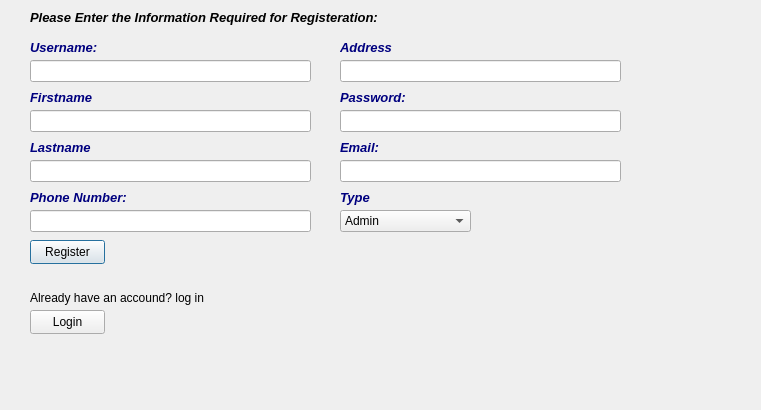
<?xml version="1.0" encoding="UTF-8"?>
<ui version="4.0">
 <class>Register</class>
 <widget class="QDialog" name="Register">
  <property name="geometry">
   <rect>
    <x>0</x>
    <y>0</y>
    <width>761</width>
    <height>410</height>
   </rect>
  </property>
  <property name="windowTitle">
   <string>Dialog</string>
  </property>
  <widget class="QLabel" name="label_information">
   <property name="geometry">
    <rect>
     <x>30</x>
     <y>10</y>
     <width>431</width>
     <height>16</height>
    </rect>
   </property>
   <property name="text">
    <string>&lt;html&gt;&lt;head/&gt;&lt;body&gt;&lt;p&gt;&lt;span style=&quot; font-size:10pt; font-weight:700; font-style:italic; color:#000000;&quot;&gt;Please Enter the Information Required for Registeration:&lt;/span&gt;&lt;/p&gt;&lt;/body&gt;&lt;/html&gt;</string>
   </property>
  </widget>
  <widget class="QLabel" name="label__R_username">
   <property name="geometry">
    <rect>
     <x>30</x>
     <y>40</y>
     <width>271</width>
     <height>16</height>
    </rect>
   </property>
   <property name="text">
    <string>&lt;html&gt;&lt;head/&gt;&lt;body&gt;&lt;p&gt;&lt;span style=&quot; font-size:10pt; font-weight:700; font-style:italic; color:#00007f;&quot;&gt;Username:&lt;/span&gt;&lt;/p&gt;&lt;/body&gt;&lt;/html&gt;</string>
   </property>
  </widget>
  <widget class="QLabel" name="label__R_password">
   <property name="geometry">
    <rect>
     <x>340</x>
     <y>90</y>
     <width>281</width>
     <height>16</height>
    </rect>
   </property>
   <property name="text">
    <string>&lt;html&gt;&lt;head/&gt;&lt;body&gt;&lt;p&gt;&lt;span style=&quot; font-size:10pt; font-weight:700; font-style:italic; color:#00007f;&quot;&gt;Password:&lt;/span&gt;&lt;/p&gt;&lt;/body&gt;&lt;/html&gt;</string>
   </property>
  </widget>
  <widget class="QLabel" name="label__R_email">
   <property name="geometry">
    <rect>
     <x>340</x>
     <y>140</y>
     <width>281</width>
     <height>16</height>
    </rect>
   </property>
   <property name="text">
    <string>&lt;html&gt;&lt;head/&gt;&lt;body&gt;&lt;p&gt;&lt;span style=&quot; font-size:10pt; font-weight:700; font-style:italic; color:#00007f;&quot;&gt;Email:&lt;/span&gt;&lt;/p&gt;&lt;/body&gt;&lt;/html&gt;</string>
   </property>
  </widget>
  <widget class="QLineEdit" name="lineEdit_R_password">
   <property name="geometry">
    <rect>
     <x>340</x>
     <y>110</y>
     <width>281</width>
     <height>22</height>
    </rect>
   </property>
   <property name="echoMode">
    <enum>QLineEdit::EchoMode::Password</enum>
   </property>
  </widget>
  <widget class="QLineEdit" name="lineEdit__R_username">
   <property name="geometry">
    <rect>
     <x>30</x>
     <y>60</y>
     <width>281</width>
     <height>22</height>
    </rect>
   </property>
   <property name="echoMode">
    <enum>QLineEdit::EchoMode::Normal</enum>
   </property>
  </widget>
  <widget class="QLineEdit" name="lineEdit__R_email">
   <property name="geometry">
    <rect>
     <x>340</x>
     <y>160</y>
     <width>281</width>
     <height>22</height>
    </rect>
   </property>
  </widget>
  <widget class="QPushButton" name="pushButton_register">
   <property name="geometry">
    <rect>
     <x>30</x>
     <y>240</y>
     <width>75</width>
     <height>24</height>
    </rect>
   </property>
   <property name="text">
    <string>Register</string>
   </property>
  </widget>
  <widget class="QLineEdit" name="lineEdit__R_phone">
   <property name="geometry">
    <rect>
     <x>30</x>
     <y>210</y>
     <width>281</width>
     <height>22</height>
    </rect>
   </property>
  </widget>
  <widget class="QLabel" name="label__R_email_2">
   <property name="geometry">
    <rect>
     <x>30</x>
     <y>190</y>
     <width>271</width>
     <height>16</height>
    </rect>
   </property>
   <property name="text">
    <string>&lt;html&gt;&lt;head/&gt;&lt;body&gt;&lt;p&gt;&lt;span style=&quot; font-size:10pt; font-weight:700; font-style:italic; color:#00007f;&quot;&gt;Phone Number:&lt;/span&gt;&lt;/p&gt;&lt;/body&gt;&lt;/html&gt;</string>
   </property>
  </widget>
  <widget class="QLineEdit" name="lineEdit__R_address">
   <property name="geometry">
    <rect>
     <x>340</x>
     <y>60</y>
     <width>281</width>
     <height>22</height>
    </rect>
   </property>
   <property name="echoMode">
    <enum>QLineEdit::EchoMode::Normal</enum>
   </property>
  </widget>
  <widget class="QLabel" name="label__R_username_2">
   <property name="geometry">
    <rect>
     <x>340</x>
     <y>40</y>
     <width>271</width>
     <height>16</height>
    </rect>
   </property>
   <property name="text">
    <string>&lt;html&gt;&lt;head/&gt;&lt;body&gt;&lt;p&gt;&lt;span style=&quot; font-size:10pt; font-weight:700; font-style:italic; color:#00007f;&quot;&gt;Address&lt;/span&gt;&lt;/p&gt;&lt;/body&gt;&lt;/html&gt;</string>
   </property>
  </widget>
  <widget class="QLineEdit" name="lineEdit__R_firstname">
   <property name="geometry">
    <rect>
     <x>30</x>
     <y>110</y>
     <width>281</width>
     <height>22</height>
    </rect>
   </property>
   <property name="echoMode">
    <enum>QLineEdit::EchoMode::Normal</enum>
   </property>
  </widget>
  <widget class="QLabel" name="label__R_username_3">
   <property name="geometry">
    <rect>
     <x>30</x>
     <y>90</y>
     <width>271</width>
     <height>16</height>
    </rect>
   </property>
   <property name="text">
    <string>&lt;html&gt;&lt;head/&gt;&lt;body&gt;&lt;p&gt;&lt;span style=&quot; font-size:10pt; font-weight:700; font-style:italic; color:#00007f;&quot;&gt;Firstname&lt;/span&gt;&lt;/p&gt;&lt;/body&gt;&lt;/html&gt;</string>
   </property>
  </widget>
  <widget class="QLineEdit" name="lineEdit__R_lastname">
   <property name="geometry">
    <rect>
     <x>30</x>
     <y>160</y>
     <width>281</width>
     <height>22</height>
    </rect>
   </property>
   <property name="echoMode">
    <enum>QLineEdit::EchoMode::Normal</enum>
   </property>
  </widget>
  <widget class="QLabel" name="label__R_username_4">
   <property name="geometry">
    <rect>
     <x>30</x>
     <y>140</y>
     <width>271</width>
     <height>16</height>
    </rect>
   </property>
   <property name="text">
    <string>&lt;html&gt;&lt;head/&gt;&lt;body&gt;&lt;p&gt;&lt;span style=&quot; font-size:10pt; font-weight:700; font-style:italic; color:#00007f;&quot;&gt;Lastname&lt;/span&gt;&lt;/p&gt;&lt;/body&gt;&lt;/html&gt;</string>
   </property>
  </widget>
  <widget class="QComboBox" name="comboBox_user_type">
   <property name="geometry">
    <rect>
     <x>340</x>
     <y>210</y>
     <width>131</width>
     <height>22</height>
    </rect>
   </property>
   <item>
    <property name="text">
     <string>Admin</string>
    </property>
   </item>
   <item>
    <property name="text">
     <string>Student</string>
    </property>
   </item>
  </widget>
  <widget class="QLabel" name="label__R_email_3">
   <property name="geometry">
    <rect>
     <x>340</x>
     <y>190</y>
     <width>271</width>
     <height>16</height>
    </rect>
   </property>
   <property name="text">
    <string>&lt;html&gt;&lt;head/&gt;&lt;body&gt;&lt;p&gt;&lt;span style=&quot; font-size:10pt; font-weight:700; font-style:italic; color:#00007f;&quot;&gt;Type&lt;/span&gt;&lt;/p&gt;&lt;/body&gt;&lt;/html&gt;</string>
   </property>
  </widget>
  <widget class="QLabel" name="label">
   <property name="geometry">
    <rect>
     <x>30</x>
     <y>290</y>
     <width>281</width>
     <height>16</height>
    </rect>
   </property>
   <property name="text">
    <string>Already have an accound? log in</string>
   </property>
  </widget>
  <widget class="QPushButton" name="pushButton_login_page">
   <property name="geometry">
    <rect>
     <x>30</x>
     <y>310</y>
     <width>75</width>
     <height>24</height>
    </rect>
   </property>
   <property name="text">
    <string>Login</string>
   </property>
  </widget>
 </widget>
 <tabstops>
  <tabstop>lineEdit__R_username</tabstop>
  <tabstop>lineEdit__R_firstname</tabstop>
  <tabstop>lineEdit__R_lastname</tabstop>
  <tabstop>lineEdit__R_phone</tabstop>
  <tabstop>lineEdit__R_address</tabstop>
  <tabstop>lineEdit_R_password</tabstop>
  <tabstop>lineEdit__R_email</tabstop>
  <tabstop>comboBox_user_type</tabstop>
  <tabstop>pushButton_register</tabstop>
  <tabstop>pushButton_login_page</tabstop>
 </tabstops>
 <resources/>
 <connections/>
</ui>
